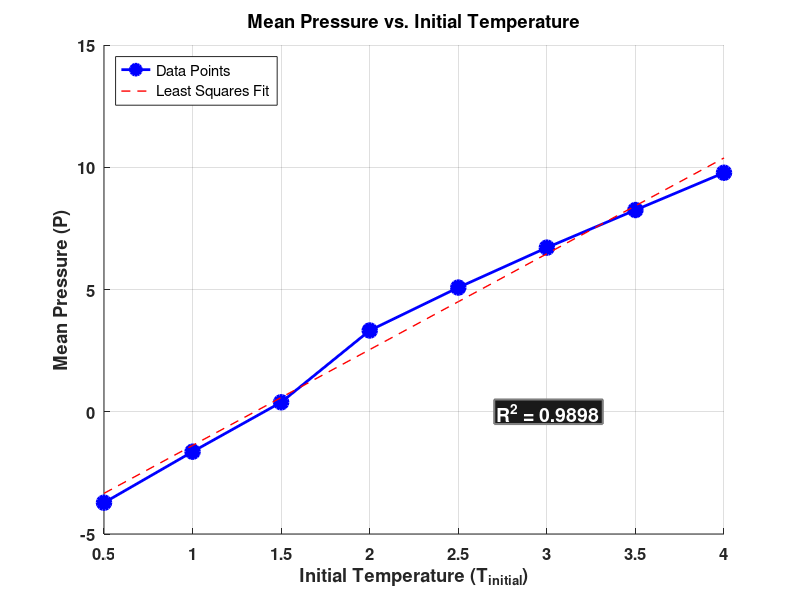

Recreate this plot in MATLAB. (Note: this script raises an error after producing the figure.)
% Data
T_initial = [0.5, 1.0, 1.5, 2.0, 2.5, 3.0, 3.5, 4.0];                    % Initial temperatures
Mean_Pressure = [-3.720385604, -1.63407693, 0.3874020496, 3.323294898, ...
                 5.079244478, 6.712649256, 8.250409912, 9.774913108];    % Mean pressures

% Linear regression (Least squares fit)
p = polyfit(T_initial, Mean_Pressure, 1); % Fit a first-degree polynomial (line)
fit_line = polyval(p, T_initial);         % Calculate fitted values

% Calculating R^2 (Coefficient of determination)
y_mean = mean(Mean_Pressure);
SS_total = sum((Mean_Pressure - y_mean).^2);
SS_residual = sum((Mean_Pressure - fit_line).^2);
R_squared = 1 - (SS_residual / SS_total);

% Plotting
figure;
hold on;

% Plot data points with filled circles and connecting line
plot(T_initial, Mean_Pressure, 'bo-', 'MarkerSize', 10, 'LineWidth', 2, ...
    'MarkerFaceColor', 'b');

% Plot the least squares fit line
plot(T_initial, fit_line, 'r--', 'LineWidth', 1);

% Display R^2 value in the bottom right corner
x_lim = xlim; % Get x-axis limits
y_lim = ylim; % Get y-axis limits
text(x_lim(2)*0.825, y_lim(1)*0, sprintf('R^2 = %.4f', R_squared), ...
    'FontSize', 14, 'Color', 'w', 'FontWeight', 'bold', ...  % White text color
    'HorizontalAlignment', 'right', ...
    'BackgroundColor', [0.1, 0.1, 0.1], ...  % Dark background
    'EdgeColor', [0.5, 0.5, 0.5], ...        % Grid color for the border
    'LineWidth', 1.5, ...                    % Thicker border
    'Margin', 2);                            % Padding around the text

% Labels and title
xlabel('Initial Temperature (T_{initial})', 'FontSize', 14, 'FontWeight', 'bold');
ylabel('Mean Pressure (P)', 'FontSize', 14, 'FontWeight', 'bold');
title('Mean Pressure vs. Initial Temperature', 'FontSize', 16, 'FontWeight', 'bold');
legend('Data Points', 'Least Squares Fit', 'Location', 'northwest', 'FontSize', 12);
grid on;

% Adjust figure appearance
set(gca, 'FontSize', 12, 'FontWeight', 'bold', 'Color', [0.1, 0.1, 0.1]);
set(gcf, 'Color', [0.1, 0.1, 0.1]);

% Grid and axis lines
ax = gca;
ax.GridColor = [0.5, 0.5, 0.5];
ax.GridAlpha = 0.7; 
ax.LineWidth = 1.5; 
hold off;